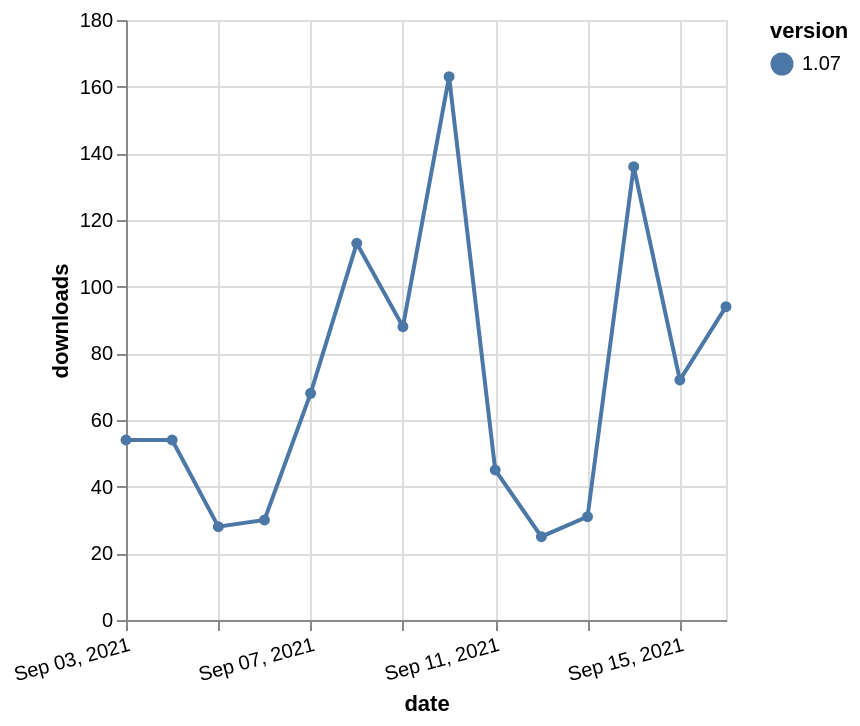

Express this chart as Vega-Lite.
### Vega-Lite specification from a JSON file in a GitHub repository (floating-point values rounded to 4 significant figures)
{"$schema": "https://vega.github.io/schema/vega-lite/v5.json", "description": "A simple bar chart with embedded data.", "data": {"values": [{"date": "2021-09-03", "total": 78134, "delta": 54, "version": "1.07"}, {"date": "2021-09-04", "total": 78188, "delta": 54, "version": "1.07"}, {"date": "2021-09-05", "total": 78216, "delta": 28, "version": "1.07"}, {"date": "2021-09-06", "total": 78246, "delta": 30, "version": "1.07"}, {"date": "2021-09-07", "total": 78314, "delta": 68, "version": "1.07"}, {"date": "2021-09-08", "total": 78427, "delta": 113, "version": "1.07"}, {"date": "2021-09-09", "total": 78515, "delta": 88, "version": "1.07"}, {"date": "2021-09-10", "total": 78678, "delta": 163, "version": "1.07"}, {"date": "2021-09-11", "total": 78723, "delta": 45, "version": "1.07"}, {"date": "2021-09-12", "total": 78748, "delta": 25, "version": "1.07"}, {"date": "2021-09-13", "total": 78779, "delta": 31, "version": "1.07"}, {"date": "2021-09-14", "total": 78915, "delta": 136, "version": "1.07"}, {"date": "2021-09-15", "total": 78987, "delta": 72, "version": "1.07"}, {"date": "2021-09-16", "total": 79081, "delta": 94, "version": "1.07"}]}, "width": "container", "mark": {"type": "line", "point": {"filled": true}}, "encoding": {"x": {"field": "date", "type": "temporal", "timeUnit": "yearmonthdate", "title": "date", "axis": {"labelAngle": -15}}, "y": {"field": "delta", "type": "quantitative", "title": "downloads"}, "color": {"field": "version", "type": "nominal"}, "tooltip": {"field": "delta"}}}
